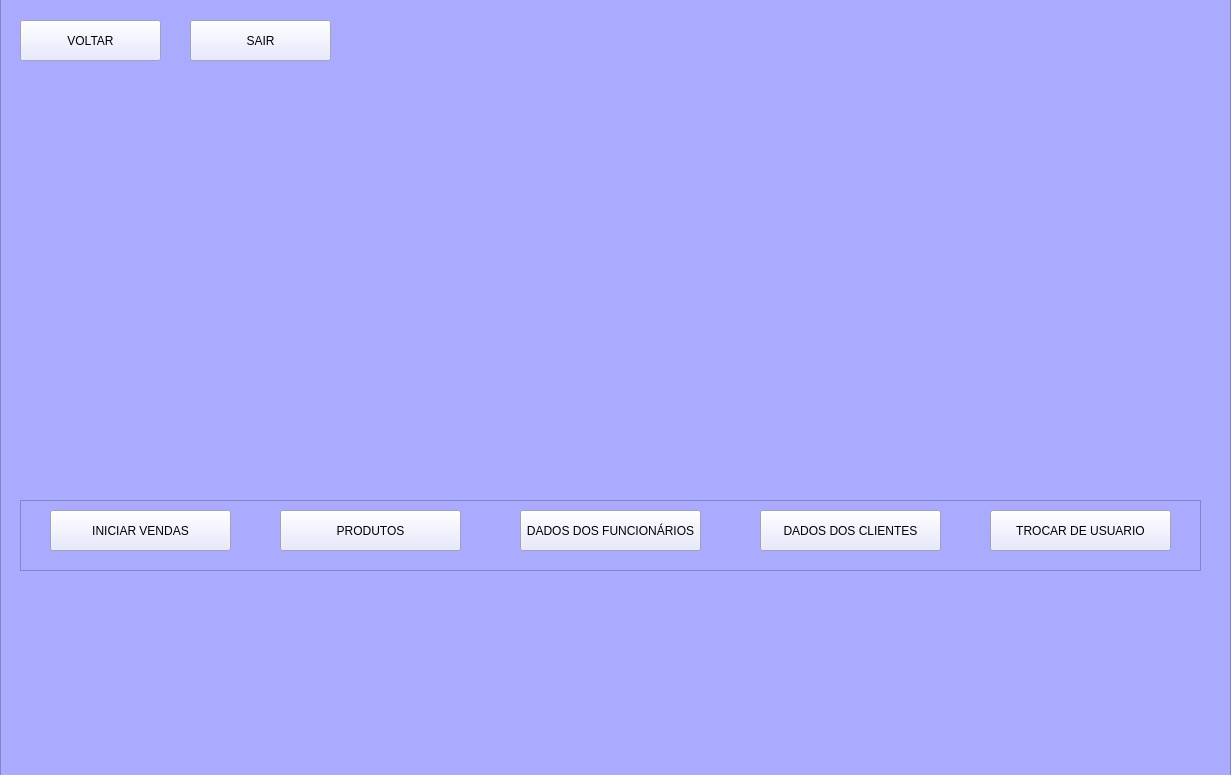
<?xml version="1.0" encoding="UTF-8"?>
<ui version="4.0">
 <class>Form</class>
 <widget class="QWidget" name="Form">
  <property name="geometry">
   <rect>
    <x>0</x>
    <y>0</y>
    <width>1231</width>
    <height>775</height>
   </rect>
  </property>
  <property name="windowTitle">
   <string>Form</string>
  </property>
  <widget class="QFrame" name="frame_4">
   <property name="geometry">
    <rect>
     <x>0</x>
     <y>-10</y>
     <width>1231</width>
     <height>791</height>
    </rect>
   </property>
   <property name="styleSheet">
    <string notr="true">background-color: rgb(170, 170, 255);</string>
   </property>
   <property name="frameShape">
    <enum>QFrame::StyledPanel</enum>
   </property>
   <property name="frameShadow">
    <enum>QFrame::Raised</enum>
   </property>
   <widget class="QFrame" name="frame">
    <property name="geometry">
     <rect>
      <x>20</x>
      <y>510</y>
      <width>1181</width>
      <height>71</height>
     </rect>
    </property>
    <property name="frameShape">
     <enum>QFrame::StyledPanel</enum>
    </property>
    <property name="frameShadow">
     <enum>QFrame::Raised</enum>
    </property>
    <widget class="QPushButton" name="Cadastrodeclientes">
     <property name="geometry">
      <rect>
       <x>740</x>
       <y>10</y>
       <width>181</width>
       <height>41</height>
      </rect>
     </property>
     <property name="styleSheet">
      <string notr="true">background-color: rgb(225, 227, 255);</string>
     </property>
     <property name="text">
      <string>DADOS DOS CLIENTES</string>
     </property>
    </widget>
    <widget class="QPushButton" name="Estoque">
     <property name="geometry">
      <rect>
       <x>260</x>
       <y>10</y>
       <width>181</width>
       <height>41</height>
      </rect>
     </property>
     <property name="styleSheet">
      <string notr="true">background-color: rgb(225, 227, 255);</string>
     </property>
     <property name="text">
      <string>PRODUTOS</string>
     </property>
    </widget>
    <widget class="QPushButton" name="Trocardeusuario">
     <property name="geometry">
      <rect>
       <x>970</x>
       <y>10</y>
       <width>181</width>
       <height>41</height>
      </rect>
     </property>
     <property name="styleSheet">
      <string notr="true">background-color: rgb(225, 227, 255);</string>
     </property>
     <property name="text">
      <string>TROCAR DE USUARIO</string>
     </property>
    </widget>
    <widget class="QPushButton" name="Iniciarvendas">
     <property name="geometry">
      <rect>
       <x>30</x>
       <y>10</y>
       <width>181</width>
       <height>41</height>
      </rect>
     </property>
     <property name="styleSheet">
      <string notr="true">background-color: rgb(225, 227, 255);</string>
     </property>
     <property name="text">
      <string>INICIAR VENDAS</string>
     </property>
    </widget>
    <widget class="QPushButton" name="Funcionarios">
     <property name="geometry">
      <rect>
       <x>500</x>
       <y>10</y>
       <width>181</width>
       <height>41</height>
      </rect>
     </property>
     <property name="styleSheet">
      <string notr="true">background-color: rgb(225, 227, 255);</string>
     </property>
     <property name="text">
      <string>DADOS DOS FUNCIONÁRIOS</string>
     </property>
    </widget>
   </widget>
   <widget class="QPushButton" name="Sair">
    <property name="geometry">
     <rect>
      <x>190</x>
      <y>30</y>
      <width>141</width>
      <height>41</height>
     </rect>
    </property>
    <property name="styleSheet">
     <string notr="true">background-color: rgb(225, 227, 255);</string>
    </property>
    <property name="text">
     <string>SAIR</string>
    </property>
   </widget>
   <widget class="QPushButton" name="Voltar">
    <property name="geometry">
     <rect>
      <x>20</x>
      <y>30</y>
      <width>141</width>
      <height>41</height>
     </rect>
    </property>
    <property name="styleSheet">
     <string notr="true">background-color: rgb(225, 227, 255);</string>
    </property>
    <property name="text">
     <string>VOLTAR</string>
    </property>
   </widget>
   <widget class="QLabel" name="label">
    <property name="geometry">
     <rect>
      <x>330</x>
      <y>170</y>
      <width>621</width>
      <height>301</height>
     </rect>
    </property>
    <property name="text">
     <string/>
    </property>
    <property name="pixmap">
     <pixmap>Bella-removebg-preview - Copia.png</pixmap>
    </property>
   </widget>
  </widget>
 </widget>
 <resources/>
 <connections/>
</ui>
